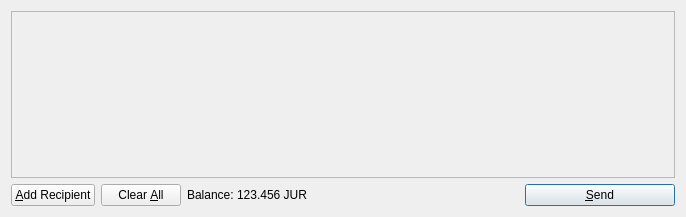
<?xml version="1.0" encoding="UTF-8"?>
<ui version="4.0">
 <class>SendCoinsDialog</class>
 <widget class="QDialog" name="SendCoinsDialog">
  <property name="geometry">
   <rect>
    <x>0</x>
    <y>0</y>
    <width>686</width>
    <height>217</height>
   </rect>
  </property>
  <property name="windowTitle">
   <string>Send Coins</string>
  </property>
  <layout class="QVBoxLayout" name="verticalLayout">
   <item>
    <widget class="QScrollArea" name="scrollArea">
     <property name="widgetResizable">
      <bool>true</bool>
     </property>
     <widget class="QWidget" name="scrollAreaWidgetContents">
      <property name="geometry">
       <rect>
        <x>0</x>
        <y>0</y>
        <width>666</width>
        <height>165</height>
       </rect>
      </property>
      <layout class="QVBoxLayout" name="verticalLayout_2">
       <property name="margin">
        <number>0</number>
       </property>
       <item>
        <layout class="QVBoxLayout" name="entries">
         <property name="spacing">
          <number>6</number>
         </property>
        </layout>
       </item>
       <item>
        <spacer name="verticalSpacer">
         <property name="orientation">
          <enum>Qt::Vertical</enum>
         </property>
         <property name="sizeHint" stdset="0">
          <size>
           <width>20</width>
           <height>40</height>
          </size>
         </property>
        </spacer>
       </item>
      </layout>
     </widget>
    </widget>
   </item>
   <item>
    <layout class="QHBoxLayout" name="horizontalLayout">
     <item>
      <widget class="QPushButton" name="addButton">
       <property name="toolTip">
        <string>Send to multiple recipients at once</string>
       </property>
       <property name="text">
        <string>&amp;Add Recipient</string>
       </property>
       <property name="icon">
        <iconset resource="../bitcoin.qrc">
         <normaloff>:/icons/add</normaloff>:/icons/add</iconset>
       </property>
       <property name="autoDefault">
        <bool>false</bool>
       </property>
      </widget>
     </item>
     <item>
      <widget class="QPushButton" name="clearButton">
       <property name="sizePolicy">
        <sizepolicy hsizetype="Minimum" vsizetype="Fixed">
         <horstretch>0</horstretch>
         <verstretch>0</verstretch>
        </sizepolicy>
       </property>
       <property name="toolTip">
        <string>Remove all transaction fields</string>
       </property>
       <property name="text">
        <string>Clear &amp;All</string>
       </property>
       <property name="icon">
        <iconset resource="../bitcoin.qrc">
         <normaloff>:/icons/remove</normaloff>:/icons/remove</iconset>
       </property>
       <property name="autoRepeatDelay">
        <number>300</number>
       </property>
       <property name="autoDefault">
        <bool>false</bool>
       </property>
      </widget>
     </item>
     <item>
      <layout class="QHBoxLayout" name="horizontalLayout_2">
       <property name="spacing">
        <number>3</number>
       </property>
       <item>
        <widget class="QLabel" name="label">
         <property name="text">
          <string>Balance:</string>
         </property>
        </widget>
       </item>
       <item>
        <widget class="QLabel" name="labelBalance">
         <property name="cursor">
          <cursorShape>IBeamCursor</cursorShape>
         </property>
         <property name="text">
          <string>123.456 JUR</string>
         </property>
         <property name="textInteractionFlags">
          <set>Qt::LinksAccessibleByMouse|Qt::TextSelectableByKeyboard|Qt::TextSelectableByMouse</set>
         </property>
        </widget>
       </item>
      </layout>
     </item>
     <item>
      <spacer name="horizontalSpacer">
       <property name="orientation">
        <enum>Qt::Horizontal</enum>
       </property>
       <property name="sizeHint" stdset="0">
        <size>
         <width>40</width>
         <height>20</height>
        </size>
       </property>
      </spacer>
     </item>
     <item>
      <widget class="QPushButton" name="sendButton">
       <property name="minimumSize">
        <size>
         <width>150</width>
         <height>0</height>
        </size>
       </property>
       <property name="toolTip">
        <string>Confirm the send action</string>
       </property>
       <property name="text">
        <string>&amp;Send</string>
       </property>
       <property name="icon">
        <iconset resource="../bitcoin.qrc">
         <normaloff>:/icons/send</normaloff>:/icons/send</iconset>
       </property>
       <property name="default">
        <bool>true</bool>
       </property>
      </widget>
     </item>
    </layout>
   </item>
  </layout>
 </widget>
 <resources>
  <include location="../bitcoin.qrc"/>
 </resources>
 <connections/>
</ui>
